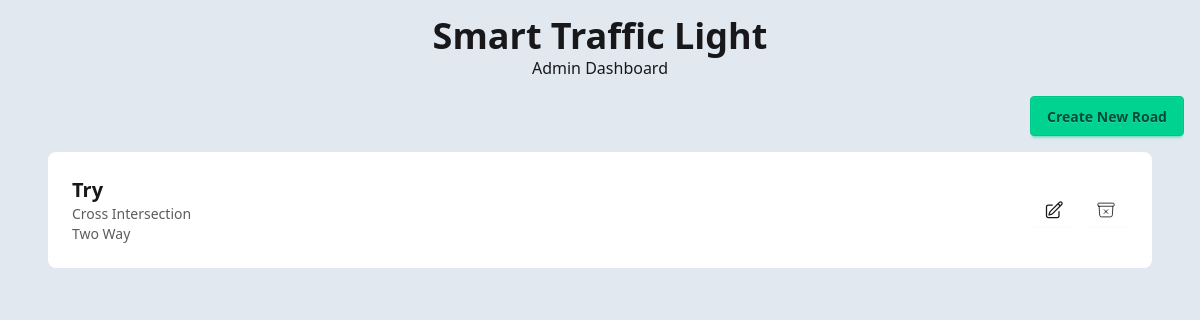
Page /smart_traffic_light/ on the earlier database version.
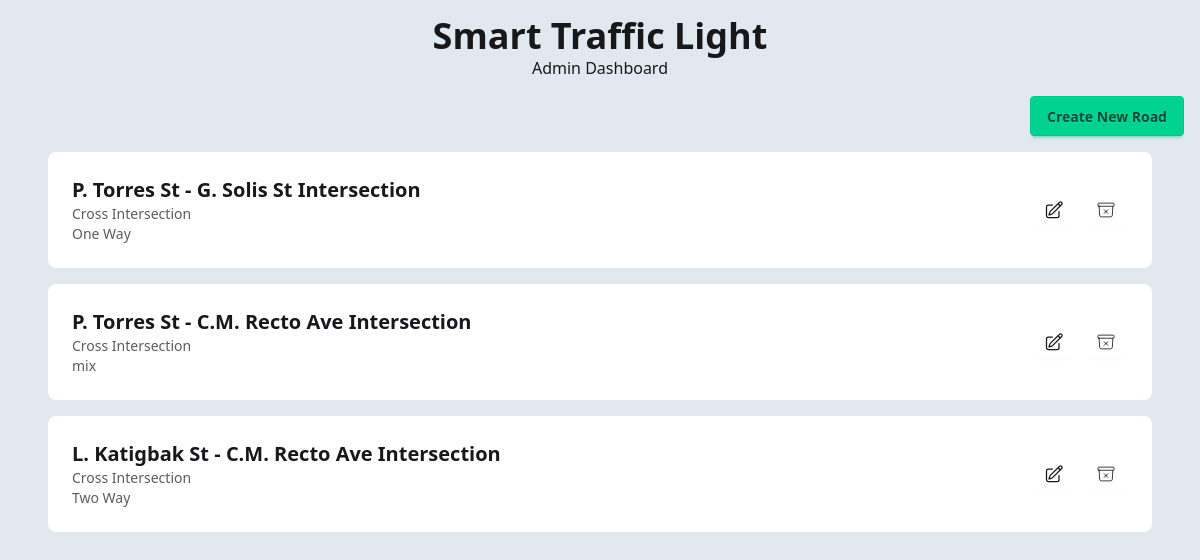
Same page on the later database version.
### smart_traffic_light/models.py (models this page shows, shortened)
class Intersection(models.Model):
    name = models.CharField(max_length=150)
    intersection_type = models.CharField(max_length=30,choices=IntersectionTypeName.choices)
    created_at = models.DateTimeField(auto_now_add=True)
    updated_at = models.DateTimeField(auto_now=True)
    class Meta:
        db_table = "intersections"

class RoadType(models.Model):
    intersection = models.OneToOneField(Intersection,on_delete=models.CASCADE,related_name="road_type_config")
    road_type = models.CharField(max_length=20,choices=RoadTypeName.choices)
    vertical_road_mode = models.CharField(max_length=20,choices=RoadModeName.choices,null=True,blank=True)
    horizontal_road_mode = models.CharField(max_length=20,choices=RoadModeName.choices,null=True,blank=True)
    vertical_direction = models.CharField(max_length=20,choices=VerticalDirectionName.choices,default=VerticalDirectionName.AUTO, null=True, blank=True)
    horizontal_direction = models.CharField(max_length=20,choices=HorizontalDirectionName.choices,default=HorizontalDirectionName.AUTO, null=True, blank=True)
    created_at = models.DateTimeField(auto_now_add=True)
    updated_at = models.DateTimeField(auto_now=True)
    class Meta:
        db_table = "road_types"

### smart_traffic_light/views.py (the view)
# urls.py: path("", views.index, name="index"),
def index(request):
    intersections = Intersection.objects.select_related("road_type_config", "pedestrian_config")
    return render(request, "admin/index.html", {
        "intersections": intersections
    })

### smart_traffic_light/templates/admin/index.html (shortened to what this page needs)
{% extends 'components/layout.html' %}
{% block body %}
    <div class="flex flex-col items-center">
        <h1 class="text-4xl font-bold">Smart Traffic Light</h1>
        <h1 class="text-md">Admin Dashboard</h1>
    </div>
     <div class="flex justify-end">
        <a href="{% url 'builder' %}" class="btn btn-success">Create New Road</a>
     </div>
    <div class="flex flex-col items-center gap-4 px-8">
        {% if intersections %}
        {% for intersection in intersections %}
            <div class="card bg-base-100 w-full hover:scale-105 transition-all duration-300 hover:bg-base-200 hover:shadow-lg">
                <div class="card-body flex flex-row items-center gap-4">
                    <a href="{% url 'controller' intersection.id %}" class="flex flex-col grow">
                        <p class="font-bold text-xl">{{ intersection.name|title }}</p>
                        <p class="text-sm opacity-70">{{ intersection.get_intersection_type_display }}</p>
                        <p class="text-sm opacity-70">{{ intersection.road_type_config.get_road_type_display }}</p>
                    </a>
                    <div class="flex gap-2">
                        <a href="{% url 'update_road' intersection.id %}" class="btn btn-sm bg-transparent border-none hover:bg-warning">
                        </a>
                        <a href="{% url 'delete_road' intersection.id %}" class="btn btn-sm bg-transparent border-none hover:bg-error">
                        </a>
                    </div>
                </div>
            </div>
        {% endfor %}
        {% endif %}
    </div>
{% endblock body %}

### smart_traffic_light/templates/components/layout.html (shortened to what this page needs)
{% load static %}
<!DOCTYPE html>
<html lang="en">
<head>
    <link href="https://cdn.jsdelivr.net/npm/daisyui@5" rel="stylesheet" type="text/css" />
    <script src="https://cdn.jsdelivr.net/npm/@tailwindcss/browser@4"></script>
</head>
<body class="bg-slate-200 h-screen">
    <div class="flex flex-col items-stretch h-full gap-4 p-4">
        {% block body %}
        {% endblock body %}
    </div>
</body>
</html>

Differences in the rows shown:
removed Intersection: name "Try", intersection_type "Cross Intersection", road_type_config.road_type "Two Way"
added Intersection: name "P. Torres St - G. Solis St Intersection", intersection_type "Cross Intersection", road_type_config.road_type "One Way"
added Intersection: name "P. Torres St - C.M. Recto Ave Intersection", intersection_type "Cross Intersection", road_type_config.road_type "mix"
added Intersection: name "L. Katigbak St - C.M. Recto Ave Intersection", intersection_type "Cross Intersection", road_type_config.road_type "Two Way"
